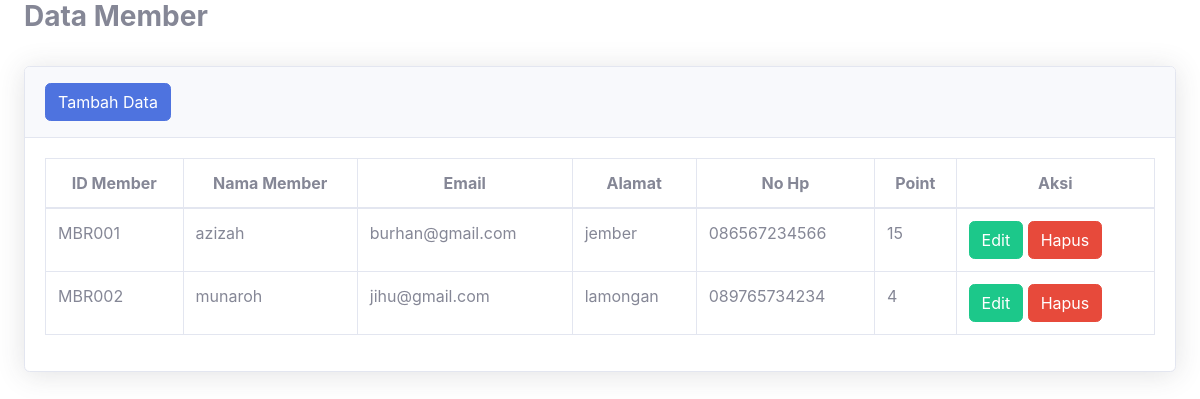
The page /index.php/data-master/member on the database its author committed.
### tables this page shows
CREATE TABLE `tbl_member` (
  `id_member` char(8) NOT NULL,
  `nama_member` varchar(50) NOT NULL,
  `email` varchar(50) NOT NULL,
  `alamat` text NOT NULL,
  `no_hp` varchar(20) NOT NULL,
  `point` int(3) NOT NULL
);

### application/controllers/data-master/Member.php (called while the page is built, shortened)
<?php
class Member extends CI_Controller
{
	function __construct()
	{
		$this->load->model('m_member');
	}
	public function index()
	{
		$data['member'] = $this->m_member->tampil_data()->result();
        $this->load->view('template/header');
        $this->load->view('data-master/member/daftarmember',$data);
        $this->load->view('template/footer');
	}
}
?>

### index.php (called while the page is built, shortened)
<?php
require_once BASEPATH.'core/CodeIgniter.php';

### application/models/M_member.php (called while the page is built, shortened)
<?php
class M_member extends CI_Model {
    function tampil_data(){
        return $this->db->get('tbl_member');
    }
}

### application/views/data-master/member/daftarmember.php (the view)
<div class="container-fluid">
    <div class="d-sm-flex align-items-center justify-content-between mb-4">
        <h1 class="h3 font-weight-bold text-grey text-center">Data Member</h1>
    </div>
    <div class="card shadow mb-4">
    <div class="card-header py-3">
        <a href="<?php echo base_url().'data-master/member/tambah'; ?>" class="btn btn-primary">Tambah Data</a>
    </div>
    <div class="card-body">
            <div class="table-responsive">
            <table class="table table-bordered" id="dataTable" width="100%" cellspacing="0">
                <thead>
                    <tr style="text-align:center">
                            <th>ID Member</th>
                            <th>Nama Member</th>
                            <th>Email</th>
                            <th>Alamat</th>
                            <th>No Hp</th>
                            <th>Point</th>
                            <th>Aksi</th>
                    </tr>
                </thead>
                <tbody>
                            <?php
                            foreach ($member as $item) {
                            ?>
                            <tr>
                                <td><?= $item->id_member ?></td>
                                <td><?= $item->nama_member ?></td>
                                <td><?= $item->email ?></td>
                                <td><?= $item->alamat ?></td>
                                <td><?= $item->no_hp ?></td>
                                <td><?= $item->point ?></td>
                                <td>
                                    <a href="<?php echo base_url() . 'data-master/member/edit'; ?>/<?= $item->id_member ?>"
                                            class="btn btn-success">Edit</a>
                                    <a href="<?php echo base_url() . 'data-master/member/hapus'; ?>/<?php echo $item->id_member ?>" class="btn btn-danger" onclick="return confirm('Yakin Ingin Menghapus Data ?')">Hapus</a>
                                </td>
                            </tr>
                        <?php } ?>
                    </tbody>
                </table>
            </div>
        </div>
    </div>
</div>

### rows shown on the page
tbl_member: id_member "MBR001", nama_member "azizah", email "burhan@gmail.com", alamat "jember", no_hp "086567234566", point "15"
tbl_member: id_member "MBR002", nama_member "munaroh", email "jihu@gmail.com", alamat "lamongan", no_hp "089765734234", point "4"
